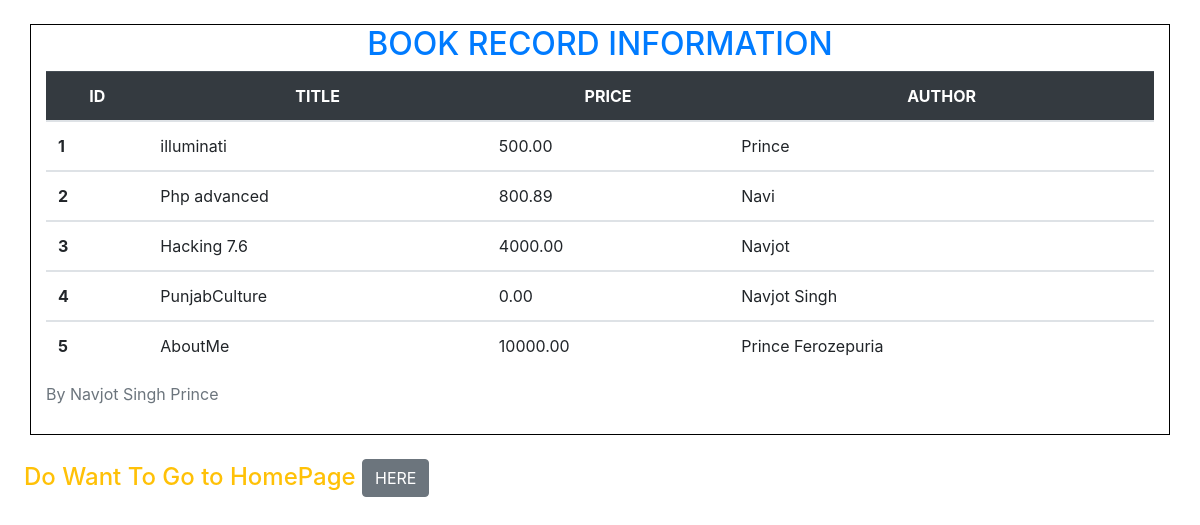
The page /view.php on the database its author committed.
### tables this page shows
CREATE TABLE `book` (
  `bookid` int(11) NOT NULL,
  `title` varchar(20) NOT NULL,
  `price` float(7,2) NOT NULL,
  `author` varchar(20) DEFAULT NULL
);

### view.php (the view, shortened to what this page needs)
<?php
$con =mysqli_connect("localhost","root") or die(mysql_error());
mysqli_select_db($con,"brm");
$q = "SELECT * from book";
$result = mysqli_query($con,$q);
$totalrows= mysqli_num_rows($result);
?>
<!DOCTYPE html>
<html>
<head>
    <link rel="stylesheet" href="css/bootstrap.min.css">
	<link rel="stylesheet" href="css/style.css">
</head>
<body><br>
	<div class="container table-responsive-lg  table-responsive-md  table-responsive-sm" style="border:1px solid black;" >
	<h2 class="text-uppercase text-capitalize text-center text-primary">BOOK RECORD INFORMATION</h2>
	<table class="table">
		<caption>By Navjot Singh Prince</caption>
		<thead class="table-dark">
			<tr>
				<th  class="text-center">ID</th>
				<th class="text-center">TITLE</th>
				<th class="text-center">PRICE</th>
				<th class="text-center">AUTHOR</th>
			</tr>
		</thead>
	<?php
    for ($i=1; $i<=$totalrows; $i++) {
     $arr = mysqli_fetch_array($result);
       ?>
		<tbody>
			<td class="font-weight-bold"><?php echo $arr['bookid']; ?></td>
			<td><?php echo $arr['title']; ?></td>
			<td><?php echo $arr['price']; ?></td>
			<td><?php echo $arr['author']; ?></td>
		</tbody>
	<?php } ?>
	</table>
</div>
<h4 class="text-warning m-lg-4 mt-3">Do Want To Go to HomePage <a href="home.php" title="click" class="btn btn-secondary">HERE</a></h4>
</body>
</html>

### rows shown on the page
book: bookid "1", title "illuminati", price "500.00", author "Prince"
book: bookid "2", title "Php advanced", price "800.89", author "Navi"
book: bookid "3", title "Hacking 7.6", price "4000.00", author "Navjot"
book: bookid "4", title "PunjabCulture", price "0.00", author "Navjot Singh"
book: bookid "5", title "AboutMe", price "10000.00", author "Prince Ferozepuria"
